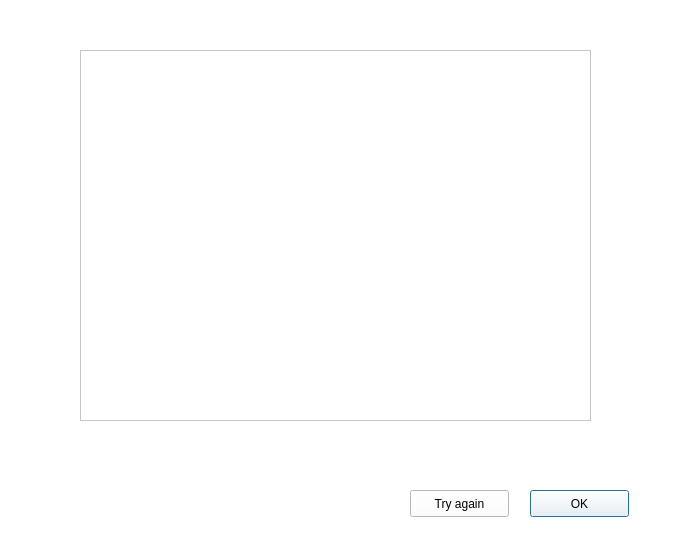
<?xml version="1.0" encoding="UTF-8"?>
<ui version="4.0">
 <class>Sign_In_UI</class>
 <widget class="QDialog" name="Sign_In_UI">
  <property name="geometry">
   <rect>
    <x>0</x>
    <y>0</y>
    <width>696</width>
    <height>543</height>
   </rect>
  </property>
  <property name="windowTitle">
   <string>Sign In</string>
  </property>
  <property name="styleSheet">
   <string notr="true">background-color: rgb(255, 255, 255);</string>
  </property>
  <widget class="QPushButton" name="ok">
   <property name="geometry">
    <rect>
     <x>530</x>
     <y>490</y>
     <width>99</width>
     <height>27</height>
    </rect>
   </property>
   <property name="text">
    <string>OK</string>
   </property>
  </widget>
  <widget class="QPushButton" name="again">
   <property name="geometry">
    <rect>
     <x>410</x>
     <y>490</y>
     <width>99</width>
     <height>27</height>
    </rect>
   </property>
   <property name="text">
    <string>Try again</string>
   </property>
  </widget>
  <widget class="QScrollArea" name="scrollArea">
   <property name="geometry">
    <rect>
     <x>80</x>
     <y>50</y>
     <width>511</width>
     <height>371</height>
    </rect>
   </property>
   <property name="widgetResizable">
    <bool>true</bool>
   </property>
   <widget class="QWidget" name="scrollAreaWidgetContents">
    <property name="geometry">
     <rect>
      <x>0</x>
      <y>0</y>
      <width>509</width>
      <height>369</height>
     </rect>
    </property>
    <widget class="QWidget" name="gridLayoutWidget">
     <property name="geometry">
      <rect>
       <x>30</x>
       <y>30</y>
       <width>441</width>
       <height>281</height>
      </rect>
     </property>
     <layout class="QGridLayout" name="table"/>
    </widget>
   </widget>
  </widget>
 </widget>
 <resources/>
 <connections/>
</ui>
